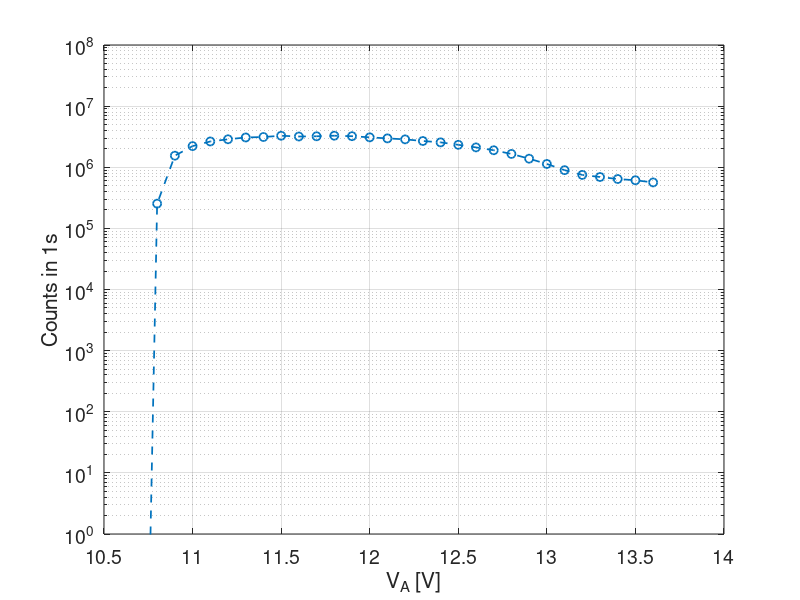
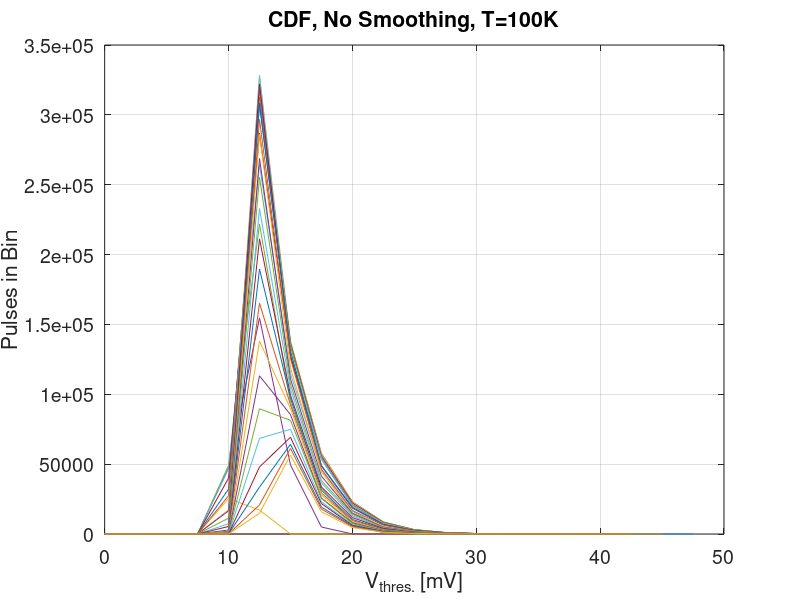
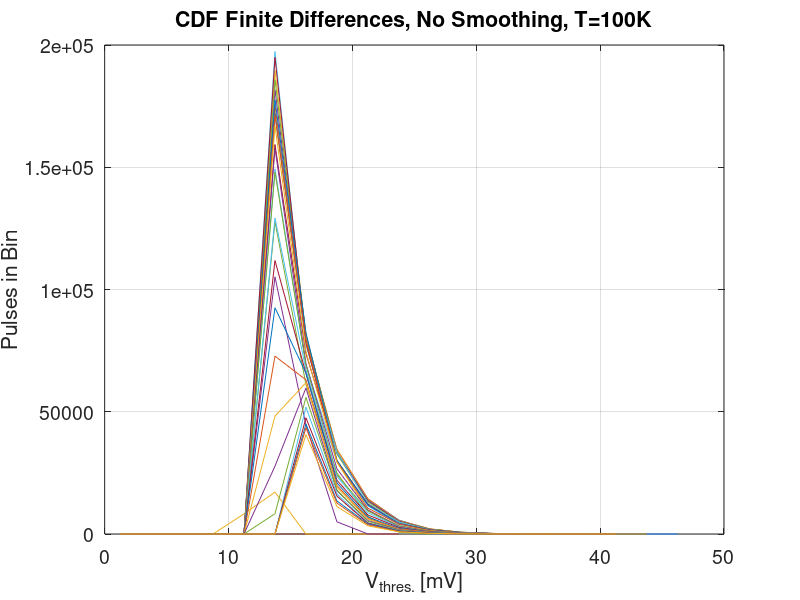
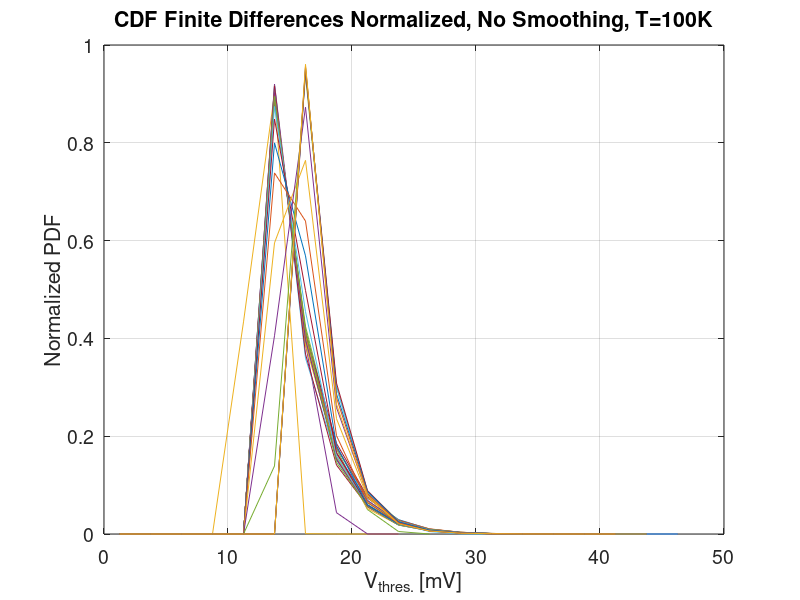

Recreate these plots in MATLAB, in order. (Note: this script raises an error after producing the figures.)
%% Plots data collected using 'pqc_get_single_pulse_dist.m' at a single
% temperature

% First, clean up
close all
clear
clc

load( 'pqc_wirebonded_cryo_1_100K.mat' );
temp_str = 'T=100K';

% Figure parameters
lw = 1.25;
fs = 14;

%% Smooth CDF and calculate PDF from smoothed CDF
% for i = 1 : length( VA_list )
%     data_cells{ i }.pulse_CDF_mean_smoothed = smooth( data_cells{ i }.pulse_CDF_mean, 'loess' );
%     pulse_PDF_mean_smoothed = -1 * diff( data_cells{ i }.pulse_CDF_mean_smoothed );
%     pulse_PDF_mean_smoothed( pulse_PDF_mean_smoothed < 0 ) = 0;
%     data_cells{ i }.pulse_PDF_mean_smoothed = pulse_PDF_mean_smoothed;
% end

%% Plot total pulses vs. overbias
figure( )

CDF_peaks = zeros( 1, length( data_cells ) );
for i = 1 : length( data_cells )
    CDF_peaks( i ) = max( data_cells{ i }.pulse_CDF_mean );
end
%plot( VA_list, CDF_peaks / delta_T, 'o--', 'linewidth', lw );
CDF_peaks_log_modified = CDF_peaks;
CDF_peaks_log_modified( CDF_peaks_log_modified == 0 ) = 1e-10;
semilogy( VA_list, CDF_peaks_log_modified / delta_T, 'o--', 'linewidth', lw );
ylim( [ 1 1e8 ] );

grid on;

xlabel( 'V_A [V]' );
ylabel( 'Counts in 1s' );
set( gca, 'fontsize', fs );

%% Plot CDF vs. overbias
figure( )

for i = 1 : length( data_cells )
    plot( 1e3 * data_cells{ i }.Vt_list_current, data_cells{ i }.pulse_CDF_mean );
    hold on;
end
grid on;

title( [ 'CDF, No Smoothing, ' temp_str ] );
xlabel( 'V_{thres.} [mV]' );
ylabel( 'Pulses in Bin' );
%legend( sprintfc( 'V_A = %.1fV', VA_list ) );
set( gca, 'fontsize', fs );

%% Plot raw PDF vs. overbias
figure( )

for i = 1 : length( data_cells )
    plot( 1e3 * data_cells{ i }.Vt_bin_centers, data_cells{ i }.pulse_PDF_mean );
    hold on;
end
grid on;

title( [ 'CDF Finite Differences, No Smoothing, ' temp_str ] );
xlabel( 'V_{thres.} [mV]' );
ylabel( 'Pulses in Bin' );
%legend( sprintfc( 'V_A = %.1fV', VA_list ) );
set( gca, 'fontsize', fs );

%% Plot y-normalized PDF vs. overbias
figure( )

for i = 1 : length( data_cells )
    plot( 1e3 * data_cells{ i }.Vt_bin_centers, data_cells{ i }.pulse_PDF_mean / norm( data_cells{ i }.pulse_PDF_mean ) );
    hold on;
end
grid on;

title( [ 'CDF Finite Differences Normalized, No Smoothing, ' temp_str ] );
xlabel( 'V_{thres.} [mV]' );
ylabel( 'Normalized PDF' );
%legend( sprintfc( 'V_A = %.1fV', VA_list ) );
set( gca, 'fontsize', fs );

%% Plot x-normalized and y-normalized PDF vs. overbias
figure( )

for i = 1 : length( data_cells )
    if( sum(data_cells{ i }.pulse_PDF_mean( : ) ) ~= 0 ) % Eliminate all-zero vectors
        % Find the "max" pulse height (1/1000 the mode on the upper side)
        logical_vec = data_cells{ i }.pulse_PDF_mean < 1 / 100 * max( data_cells{ i }.pulse_PDF_mean );
        logical_inds = find( logical_vec == 0 );
        peak_pulse_index = logical_inds( end );

        plot( data_cells{ i }.Vt_bin_centers / data_cells{ i }.Vt_bin_centers( peak_pulse_index ), data_cells{ i }.pulse_PDF_mean / norm( data_cells{ i }.pulse_PDF_mean ) );
        hold on;
    end
end
grid on;

xlabel( 'V_{pulse} / V_{max} [dimensionless]' );
ylabel( 'Normalized PDF' );
legend( sprintfc( 'V_A = %.1fV', VA_list ) );
set( gca, 'fontsize', fs );
xlim( [ 0 2 ] );

%% Plot PDF peak V_thres and height vs. overbias
figure( )

PDF_peaks = zeros( 1, length( data_cells ) );
PDF_peak_thresh = zeros( 1, length( data_cells ) );
for i = 1 : length( data_cells )
    [ PDF_peaks( i ), ind ] = max( data_cells{ i }.pulse_PDF_mean );
    PDF_peak_thresh( i ) = data_cells{ i }.Vt_bin_centers( ind );
end
yyaxis left
plot( VA_list, PDF_peaks, 'o--', 'linewidth', lw );
hold on;
ylabel( 'PDF Peak Value [Counts]' );

yyaxis right
plot( VA_list, 1000 * PDF_peak_thresh, 'o--', 'linewidth', lw );
ylabel( 'PDF Peak Bin [mV]' );

grid on;

xlabel( 'V_A [V]' );
set( gca, 'fontsize', fs );